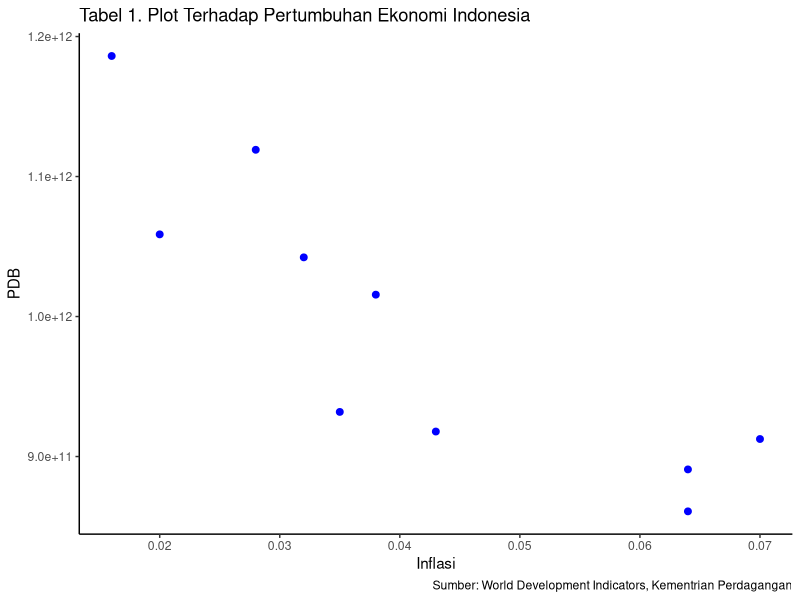

Source code (R):
## ---- chunk 1
#| label: fig0-mpg
#| fig-cap: "Plot Terhadap Pertumbuhan Ekonomi Indonesia"
library(tidyverse)
library(readxl)
dat<-read_excel('data naia.xlsx')
library(ggplot2)
ggplot(data=dat, aes(x=X, y=Y))+
  geom_point(color='blue', size=2)+
  labs(title="Tabel 1. Plot Terhadap Pertumbuhan Ekonomi Indonesia",
       x="Inflasi",
       y="PDB",
       caption = "Sumber: World Development Indicators, Kementrian Perdagangan") +
  theme_classic()
## ---- chunk 2
library(readxl)
dat<-read_excel("data naia.xlsx")
reg<-lm(Y~X,data=dat)
summary(reg)
